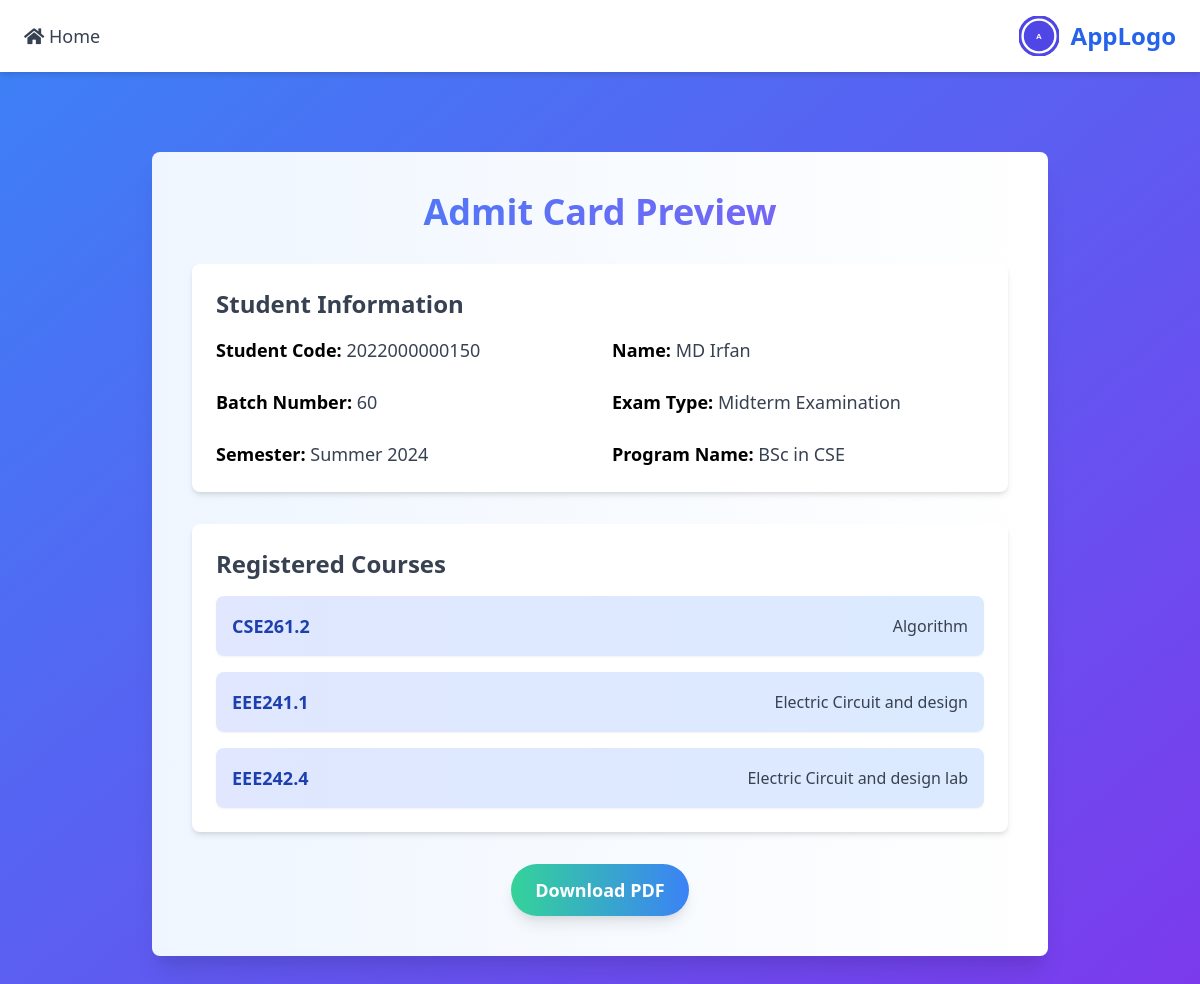
The page /admit/admit/6/preview/ on the database its author committed.
### admitcard/models.py (models this page shows, shortened)
class AdmitCard(models.Model):
    student_code = models.CharField(max_length=13)
    name = models.CharField(max_length=100)
    courses = models.ManyToManyField(Course)
    image = models.ImageField(upload_to='admitcard_images/')
    EXAM_TYPE_CHOICES = [
        ('Midterm Examination', 'Midterm Examination'),
        ('Final Examination', 'Final Examination'),
    ]
    exam_type = models.CharField(max_length=20, choices=EXAM_TYPE_CHOICES)
    SEMESTER_CHOICES = [
        ('Spring', 'Spring'),
        ('Summer', 'Summer'),
        ('Fall', 'Fall'),
    ]
    semester_name = models.CharField(max_length=10, choices=SEMESTER_CHOICES)
    year = models.IntegerField(null=True)
    PROGRAM_CHOICES = [
        ('BSc in CSE', 'BSc in CSE'),
        ('BSc in EEE', 'BSc in EEE'),
        ('BBA', 'BBA'),
        ('MBA', 'MBA'),
    ]
    program_name = models.CharField(max_length=50, choices=PROGRAM_CHOICES)
    batch_number = models.IntegerField()

class Course(models.Model):
    course_code = models.CharField(max_length=10)
    course_name = models.CharField(max_length=100)

### admitcard/views.py (the view)
# urls.py: path('admit/<int:admit_card_id>/preview/', views.admit_preview, name='admit_preview'),
def admit_preview(request, admit_card_id):
    admit_card = get_object_or_404(AdmitCard, id=admit_card_id)
    return render(request, 'admitcard/admit_preview.html', {'admit_card': admit_card})

### admitcard/templates/admitcard/admit_preview.html (shortened to what this page needs)
{% extends 'base.html' %}
{% block body %}
<div class="container mx-auto py-12">
    <div class="max-w-4xl mx-auto bg-gradient-to-r from-blue-50 to-white p-10 rounded-lg shadow-xl">
        <h1 class="text-4xl font-extrabold text-center mb-8 text-transparent bg-clip-text bg-gradient-to-r from-blue-500 to-purple-500">
        </h1>
        <div class="bg-white p-6 rounded-lg shadow-md mb-8">
            <h2 class="text-2xl font-semibold text-gray-700 mb-4">Student Information</h2>
            <div class="grid grid-cols-1 md:grid-cols-2 gap-6">
                <p class="text-lg">
                    <strong>Student Code:</strong> <span class="text-gray-700">{{ admit_card.student_code }}</span>
                </p>
                <p class="text-lg">
                    <strong>Name:</strong> <span class="text-gray-700">{{ admit_card.name }}</span>
                </p>
                <p class="text-lg">
                    <strong>Batch Number:</strong> <span class="text-gray-700">{{ admit_card.batch_number }}</span>
                </p>
                <p class="text-lg">
                    <strong>Exam Type:</strong> <span class="text-gray-700">{{ admit_card.exam_type }}</span>
                </p>
                <p class="text-lg">
                    <strong>Semester:</strong> <span class="text-gray-700">{{ admit_card.semester_name }} {{ admit_card.year }}</span>
                </p>
                <p class="text-lg">
                    <strong>Program Name:</strong> <span class="text-gray-700">{{ admit_card.program_name }}</span>
                </p>
            </div>
        </div>
        <div class="bg-white p-6 rounded-lg shadow-md mb-8">
            <h2 class="text-2xl font-semibold text-gray-700 mb-4">Registered Courses</h2>
            <ul class="list-none space-y-4">
                {% for course in admit_card.courses.all %}
                <li class="flex justify-between items-center p-4 bg-gradient-to-r from-indigo-100 to-blue-100 rounded-lg shadow-sm">
                    <span class="font-semibold text-lg text-blue-800">{{ course.course_code }}</span>
                    <span class="text-gray-700">{{ course.course_name }}</span>
                </li>
                {% endfor %}
            </ul>
        </div>
        <div class="flex justify-center">
            <a href="{% url 'generate_admit_card_pdf' admit_card.id %}"
                class="bg-gradient-to-r from-green-400 to-blue-500 text-white text-lg font-bold py-3 px-6 rounded-full shadow-lg hover:shadow-2xl transform hover:scale-105 transition duration-300">
                Download PDF
            </a>
        </div>
    </div>
</div>
{% endblock %}

### rows shown on the page
AdmitCard: student_code "2022000000150", name "MD Irfan", batch_number "60", exam_type "Midterm Examination", semester_name "Summer", year "2024", program_name "BSc in CSE"
Course: course_code "CSE261.2", course_name "Algorithm"
Course: course_code "EEE241.1", course_name "Electric Circuit and design"
Course: course_code "EEE242.4", course_name "Electric Circuit and design lab"
